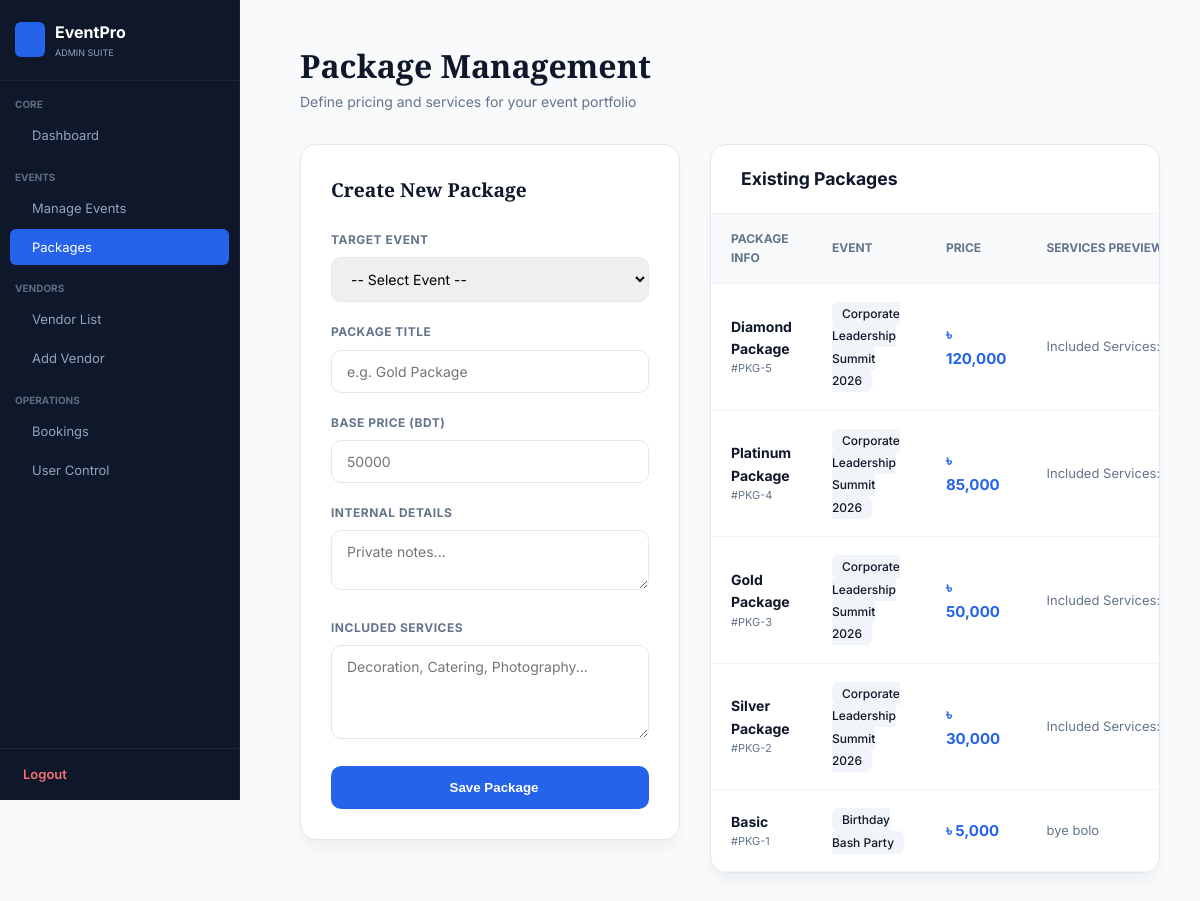
/views/admin/manage_packages.php (signed in), run on the app's committed database.
### tables this page shows
CREATE TABLE `packages` (
  `id` int(11) NOT NULL,
  `event_id` int(11) NOT NULL,
  `name` varchar(255) NOT NULL,
  `price` decimal(10,2) NOT NULL,
  `details` text DEFAULT NULL,
  `included_services` text DEFAULT NULL,
  `created_at` datetime DEFAULT current_timestamp()
);

CREATE TABLE `events` (
  `id` int(11) NOT NULL,
  `name` varchar(255) NOT NULL,
  `category` varchar(100) NOT NULL,
  `description` text DEFAULT NULL,
  `image` varchar(255) DEFAULT NULL,
  `created_at` datetime DEFAULT current_timestamp(),
  `status` enum('active','inactive') DEFAULT 'active'
);

### views/admin/manage_packages.php (the view, shortened to what this page needs)
<?php
require_once('../../config/db_connect.php');
?>
<!DOCTYPE html>
<html lang="en">
<head>
    <link rel="stylesheet" href="https://cdn.jsdelivr.net/npm/@tabler/icons-webfont@latest/tabler-icons.min.css">
</head>
<body>
    <div class="admin-shell">
        <?php include('sidebar.php'); ?>
        <main class="admin-content">
            <header class="page-header">
                <h1 class="page-title">Package Management</h1>
                <p style="color:var(--slate-500); font-size:14px;">Define pricing and services for your event portfolio</p>
            </header>
            <div class="grid-layout">
                <div class="card">
                    <h3 style="margin-bottom: 25px; font-size: 1.2rem; font-family: 'Playfair Display', serif;">
                        <i class="ti ti-package-export" style="color:var(--primary)"></i> Create New Package
                    </h3>
                    <form method="POST">
                        <div class="form-group">
                            <label>Target Event</label>
                            <select name="event_id" class="form-control" required>
                                <option value="">-- Select Event --</option>
                            </select>
                        </div>
                        <div class="form-group">
                            <label>Package Title</label>
                            <input type="text" name="name" class="form-control" placeholder="e.g. Gold Package" required>
                        </div>
                        <div class="form-group">
                            <label>Base Price (BDT)</label>
                            <input type="number" name="price" class="form-control" placeholder="50000" step="0.01" required>
                        </div>
                        <div class="form-group">
                            <label>Internal Details</label>
                            <textarea name="details" class="form-control" rows="2" placeholder="Private notes..."></textarea>
                        </div>
                        <div class="form-group">
                            <label>Included Services</label>
                            <textarea name="included_services" class="form-control" rows="4" placeholder="Decoration, Catering, Photography..."></textarea>
                        </div>
                        <button type="submit" name="add_pkg" class="btn-primary">
                            <i class="ti ti-device-floppy"></i> Save Package
                        </button>
                    </form>
                </div>
                <div class="card table-card">
                    <div style="padding: 20px 30px; border-bottom: 1px solid #f1f5f9;">
                        <h3 style="font-size: 1.1rem;">Existing Packages</h3>
                    </div>
                    <div style="overflow-x: auto;">
                        <table class="data-table">
                            <thead>
                                <tr>
                                    <th>Package Info</th>
                                    <th>Event</th>
                                    <th>Price</th>
                                    <th>Services Preview</th>
                                </tr>
                            </thead>
                            <tbody>
                            <?php
                            $pkgs = mysqli_query($conn, "SELECT p.*, e.name as ename FROM packages p JOIN events e ON p.event_id=e.id ORDER BY p.id DESC");
                            if($pkgs && mysqli_num_rows($pkgs) > 0):
                                while($pk = mysqli_fetch_assoc($pkgs)):
                            ?>
                            <tr>
                                <td>
                                    <div style="font-weight:700; color: var(--dark);"><?php echo htmlspecialchars($pk['name']); ?></div>
                                    <div style="font-size:11px; color: var(--slate-500);">#PKG-<?php echo $pk['id']; ?></div>
                                </td>
                                <td>
                                    <span style="background: #f1f5f9; padding: 4px 10px; border-radius: 6px; font-size: 12px; font-weight: 500;">
                                        <?php echo htmlspecialchars($pk['ename']); ?>
                                    </span>
                                </td>
                                <td><span class="price-tag">৳ <?php echo number_format($pk['price']); ?></span></td>
                                <td style="font-size:13px; color:var(--slate-500); max-width: 250px; white-space: nowrap; overflow: hidden; text-overflow: ellipsis;">
                                    <?php echo htmlspecialchars($pk['included_services']); ?>
                                </td>
                            </tr>
                            <?php endwhile; endif; ?>
                            </tbody>
                        </table>
                    </div>
                </div>
            </div>
        </main>
    </div>
</body>
</html>

### views/admin/manage_packages.php (style rules this page uses)
:root { --primary: #2563eb; --dark: #0f172a; --slate-500: #64748b; --bg-light: #f8fafc; }
* { box-sizing: border-box; margin: 0; padding: 0; }
body { font-family: 'Inter', sans-serif; background: var(--bg-light); color: var(--dark); line-height: 1.6; }
.admin-shell { display: flex; min-height: 100vh; }
.admin-content { margin-left: 260px; flex: 1; padding: 40px; width: calc(100% - 260px); }
.page-header { margin-bottom: 30px; }
.page-title { font-family: 'Playfair Display', serif; font-size: 32px; font-weight: 700; color: var(--dark); }
.grid-layout { display: grid; grid-template-columns: 380px 1fr; gap: 30px; align-items: start; }
.card { background: #fff; border-radius: 16px; border: 1px solid #e2e8f0; box-shadow: 0 10px 15px -3px rgba(0, 0, 0, 0.05); padding: 30px; }
.form-group { margin-bottom: 20px; }
.form-group label { display: block; font-size: 12px; font-weight: 700; color: var(--slate-500); text-transform: uppercase; margin-bottom: 8px; letter-spacing: 0.5px; }
.form-control { width: 100%; padding: 12px 15px; border: 1px solid #e2e8f0; border-radius: 10px; font-family: inherit; font-size: 14px; transition: 0.3s; }
.btn-primary { background: var(--primary); color: #fff; border: none; padding: 14px; width: 100%; border-radius: 10px; font-weight: 600; cursor: pointer; transition: 0.3s; display: flex; align-items: center; justify-content: center; gap: 8px; }
.table-card { padding: 0; overflow: hidden; }
.data-table { width: 100%; border-collapse: collapse; }
.data-table th { background: #f8fafc; padding: 15px 20px; font-size: 12px; text-transform: uppercase; color: var(--slate-500); font-weight: 700; text-align: left; border-bottom: 2px solid #f1f5f9; }
.data-table td { padding: 18px 20px; border-bottom: 1px solid #f1f5f9; font-size: 14px; vertical-align: middle; }
.price-tag { font-weight: 700; color: var(--primary); font-size: 15px; }

### views/admin/sidebar.php (style rules this page uses)
:root { --side-bg: #0f172a; --side-hover: #1e293b; --side-active: #2563eb; --side-text: #94a3b8; }

### data on the page
packages: name "Diamond Package", id "5", event.name "Corporate Leadership Summit 2026", price "120,000", included_services "Included Services: Custom The…"
packages: name "Platinum Package", id "4", event.name "Corporate Leadership Summit 2026", price "85,000", included_services "Included Services: Luxury Deco…"
packages: name "Gold Package", id "3", event.name "Corporate Leadership Summit 2026", price "50,000", included_services "Included Services: Premium De…"
packages: name "Silver Package", id "2", event.name "Corporate Leadership Summit 2026", price "30,000", included_services "Included Services: Basic Decora…"
packages: name "Basic", id "1", event.name "Birthday Bash Party", price "5,000", included_services "bye bolo"
